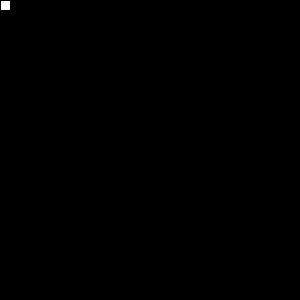
Frame 1 (no input)
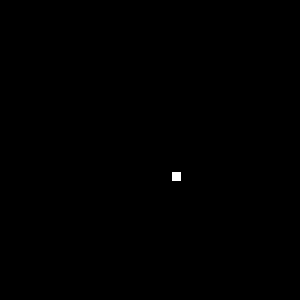
Frame 60 (the mouse pressed at the canvas centre just before this capture)
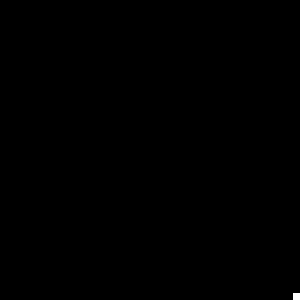
Frame 120 (the mouse held since frame 60 and released just before this capture)

The Processing sketch that drew these frames (run headless with seeded random() and noise(); from frame 60 on, the mouse is pressed at the canvas centre):

// Processing sketch: Interpolacao2D
// ── Interpolacao2D.pde
float i = 0;

void setup(){
  size(300, 300);
}

void draw(){
  background(0);
  interpolacao2D(0,0,290,290,100);
}

void interpolacao2D(int xInicial, int yInicial, int xFinal, int yFinal, int passos){
  if (i <= 1){
      rect(xInicial + i * (xFinal-xInicial), yInicial + i * (yFinal-yInicial), 10, 10);
      i = i + (1.0 / passos);
  }
  else{
      rect(xInicial + i * (xFinal-xInicial), yInicial + i * (yFinal-yInicial), 10, 10);
  }
}
